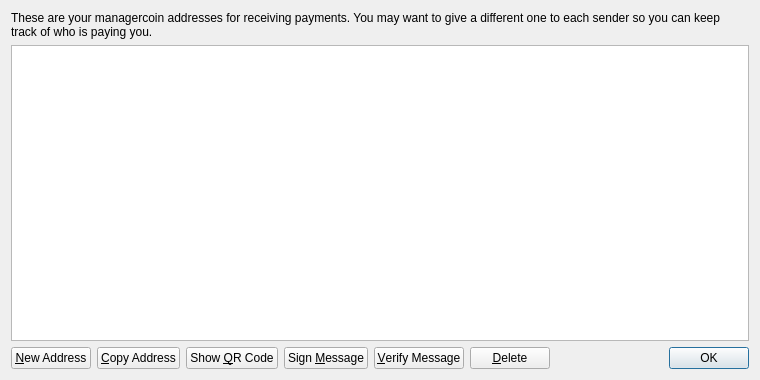
<?xml version="1.0" encoding="UTF-8"?>
<ui version="4.0">
 <class>AddressBookPage</class>
 <widget class="QWidget" name="AddressBookPage">
  <property name="geometry">
   <rect>
    <x>0</x>
    <y>0</y>
    <width>760</width>
    <height>380</height>
   </rect>
  </property>
  <property name="windowTitle">
   <string>Address Book</string>
  </property>
  <layout class="QVBoxLayout" name="verticalLayout">
   <item>
    <widget class="QLabel" name="labelExplanation">
     <property name="text">
      <string>These are your managercoin addresses for receiving payments. You may want to give a different one to each sender so you can keep track of who is paying you.</string>
     </property>
     <property name="textFormat">
      <enum>Qt::PlainText</enum>
     </property>
     <property name="wordWrap">
      <bool>true</bool>
     </property>
    </widget>
   </item>
   <item>
    <widget class="QTableView" name="tableView">
     <property name="contextMenuPolicy">
      <enum>Qt::CustomContextMenu</enum>
     </property>
     <property name="toolTip">
      <string>Double-click to edit address or label</string>
     </property>
     <property name="tabKeyNavigation">
      <bool>false</bool>
     </property>
     <property name="alternatingRowColors">
      <bool>true</bool>
     </property>
     <property name="selectionMode">
      <enum>QAbstractItemView::SingleSelection</enum>
     </property>
     <property name="selectionBehavior">
      <enum>QAbstractItemView::SelectRows</enum>
     </property>
     <property name="sortingEnabled">
      <bool>true</bool>
     </property>
     <attribute name="verticalHeaderVisible">
      <bool>false</bool>
     </attribute>
    </widget>
   </item>
   <item>
    <layout class="QHBoxLayout" name="horizontalLayout">
     <item>
      <widget class="QPushButton" name="newAddressButton">
       <property name="toolTip">
        <string>Create a new address</string>
       </property>
       <property name="text">
        <string>&amp;New Address</string>
       </property>
       <property name="icon">
        <iconset resource="../bitcoin.qrc">
         <normaloff>:/icons/add</normaloff>:/icons/add</iconset>
       </property>
      </widget>
     </item>
     <item>
      <widget class="QPushButton" name="copyToClipboard">
       <property name="toolTip">
        <string>Copy the currently selected address to the system clipboard</string>
       </property>
       <property name="text">
        <string>&amp;Copy Address</string>
       </property>
       <property name="icon">
        <iconset resource="../bitcoin.qrc">
         <normaloff>:/icons/editcopy</normaloff>:/icons/editcopy</iconset>
       </property>
      </widget>
     </item>
     <item>
      <widget class="QPushButton" name="showQRCode">
       <property name="text">
        <string>Show &amp;QR Code</string>
       </property>
       <property name="icon">
        <iconset resource="../bitcoin.qrc">
         <normaloff>:/icons/qrcode</normaloff>:/icons/qrcode</iconset>
       </property>
      </widget>
     </item>
     <item>
      <widget class="QPushButton" name="signMessage">
       <property name="toolTip">
        <string>Sign a message to prove you own a managercoin address</string>
       </property>
       <property name="text">
        <string>Sign &amp;Message</string>
       </property>
       <property name="icon">
        <iconset resource="../bitcoin.qrc">
         <normaloff>:/icons/edit</normaloff>:/icons/edit</iconset>
       </property>
      </widget>
     </item>
     <item>
      <widget class="QPushButton" name="verifyMessage">
       <property name="toolTip">
        <string>Verify a message to ensure it was signed with a specified managercoin address</string>
       </property>
       <property name="text">
        <string>&amp;Verify Message</string>
       </property>
       <property name="icon">
        <iconset resource="../bitcoin.qrc">
         <normaloff>:/icons/transaction_0</normaloff>:/icons/transaction_0</iconset>
       </property>
      </widget>
     </item>
     <item>
      <widget class="QPushButton" name="deleteButton">
       <property name="toolTip">
        <string>Delete the currently selected address from the list</string>
       </property>
       <property name="text">
        <string>&amp;Delete</string>
       </property>
       <property name="icon">
        <iconset resource="../bitcoin.qrc">
         <normaloff>:/icons/remove</normaloff>:/icons/remove</iconset>
       </property>
      </widget>
     </item>
     <item>
      <spacer name="horizontalSpacer">
       <property name="orientation">
        <enum>Qt::Horizontal</enum>
       </property>
       <property name="sizeHint" stdset="0">
        <size>
         <width>40</width>
         <height>20</height>
        </size>
       </property>
      </spacer>
     </item>
     <item>
      <widget class="QDialogButtonBox" name="buttonBox">
       <property name="sizePolicy">
        <sizepolicy hsizetype="Maximum" vsizetype="Fixed">
         <horstretch>0</horstretch>
         <verstretch>0</verstretch>
        </sizepolicy>
       </property>
       <property name="standardButtons">
        <set>QDialogButtonBox::Ok</set>
       </property>
      </widget>
     </item>
    </layout>
   </item>
  </layout>
 </widget>
 <resources>
  <include location="../bitcoin.qrc"/>
 </resources>
 <connections/>
</ui>
